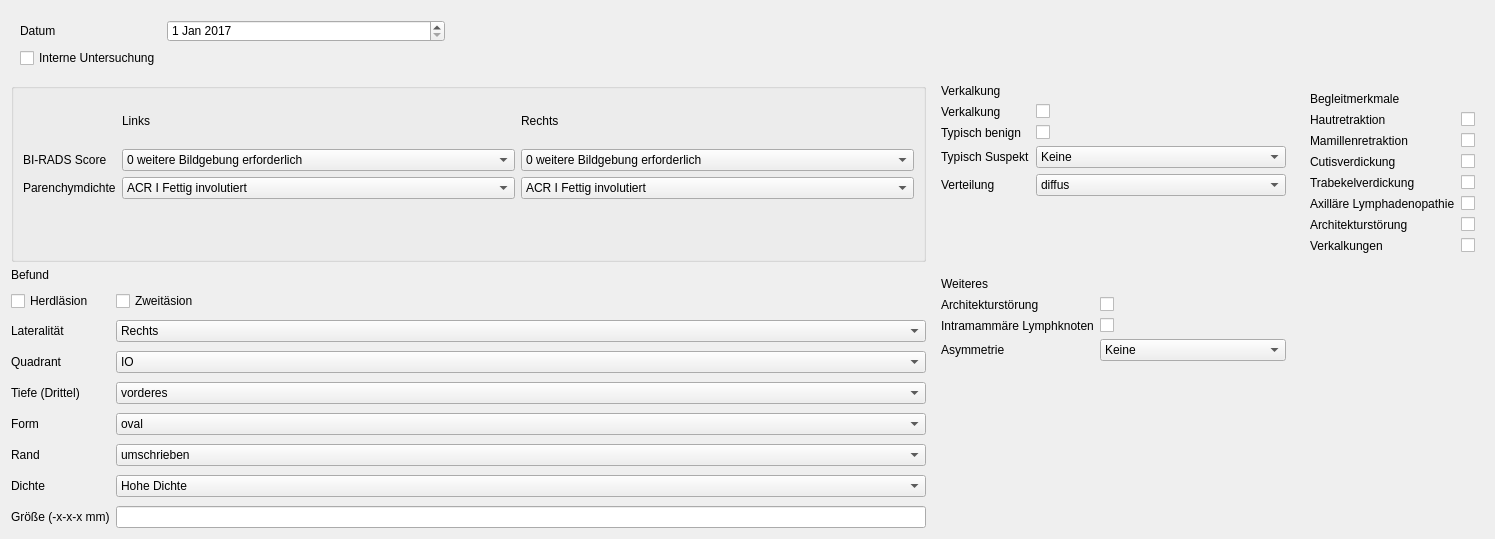
      <widget class="QWidget" name="Mammografie">
       <property name="sizePolicy">
        <sizepolicy hsizetype="Preferred" vsizetype="Preferred">
         <horstretch>0</horstretch>
         <verstretch>0</verstretch>
        </sizepolicy>
       </property>
       <property name="maximumSize">
        <size>
         <width>16777215</width>
         <height>16777215</height>
        </size>
       </property>
       <property name="autoFillBackground">
        <bool>false</bool>
       </property>
       <property name="styleSheet">
        <string notr="true">alternate-background-color: qlineargradient(spread:pad, x1:0, y1:0, x2:1, y2:0, stop:0 rgba(0, 0, 0, 255), stop:1 rgba(255, 255, 255, 255));</string>
       </property>
       <attribute name="title">
        <string>Mammografie</string>
       </attribute>
       <layout class="QGridLayout" name="gridLayout_3">
        <item row="2" column="0">
         <layout class="QGridLayout" name="gridLayout_4">
          <item row="6" column="0">
           <layout class="QFormLayout" name="formLayout_3">
            <property name="fieldGrowthPolicy">
             <enum>QFormLayout::AllNonFixedFieldsGrow</enum>
            </property>
            <property name="verticalSpacing">
             <number>9</number>
            </property>
            <item row="0" column="0">
             <widget class="QLabel" name="label_7">
              <property name="text">
               <string>Befund</string>
              </property>
             </widget>
            </item>
            <item row="1" column="0">
             <widget class="QCheckBox" name="herdMam">
              <property name="text">
               <string>Herdläsion</string>
              </property>
             </widget>
            </item>
            <item row="1" column="1">
             <widget class="QCheckBox" name="zweitMam">
              <property name="text">
               <string>Zweitäsion</string>
              </property>
             </widget>
            </item>
            <item row="2" column="0">
             <widget class="QLabel" name="label_8">
              <property name="text">
               <string>Lateralität</string>
              </property>
             </widget>
            </item>
            <item row="2" column="1">
             <widget class="QComboBox" name="laterMam">
              <item>
               <property name="text">
                <string>Rechts</string>
               </property>
              </item>
              <item>
               <property name="text">
                <string>Links</string>
               </property>
              </item>
             </widget>
            </item>
            <item row="3" column="0">
             <widget class="QLabel" name="label_9">
              <property name="text">
               <string>Quadrant</string>
              </property>
             </widget>
            </item>
            <item row="3" column="1">
             <widget class="QComboBox" name="quadMam">
              <item>
               <property name="text">
                <string>IO</string>
               </property>
              </item>
              <item>
               <property name="text">
                <string>IU</string>
               </property>
              </item>
              <item>
               <property name="text">
                <string>AO</string>
               </property>
              </item>
              <item>
               <property name="text">
                <string>AU</string>
               </property>
              </item>
             </widget>
            </item>
            <item row="4" column="0">
             <widget class="QLabel" name="tiefeDrittelLabel">
              <property name="text">
               <string>Tiefe (Drittel)</string>
              </property>
             </widget>
            </item>
            <item row="4" column="1">
             <widget class="QComboBox" name="depthMam">
              <item>
               <property name="text">
                <string>vorderes</string>
               </property>
              </item>
              <item>
               <property name="text">
                <string>mittleres</string>
               </property>
              </item>
              <item>
               <property name="text">
                <string>hinteres</string>
               </property>
              </item>
             </widget>
            </item>
            <item row="5" column="0">
             <widget class="QLabel" name="label_10">
              <property name="text">
               <string>Form</string>
              </property>
             </widget>
            </item>
            <item row="5" column="1">
             <widget class="QComboBox" name="formMam">
              <item>
               <property name="text">
                <string>oval</string>
               </property>
              </item>
              <item>
               <property name="text">
                <string>rund</string>
               </property>
              </item>
              <item>
               <property name="text">
                <string>irregulär</string>
               </property>
              </item>
             </widget>
            </item>
            <item row="6" column="0">
             <widget class="QLabel" name="randLabel">
              <property name="text">
               <string>Rand</string>
              </property>
             </widget>
            </item>
            <item row="6" column="1">
             <widget class="QComboBox" name="randMam">
              <item>
               <property name="text">
                <string>umschrieben</string>
               </property>
              </item>
              <item>
               <property name="text">
                <string>parenchymüberlagert</string>
               </property>
              </item>
              <item>
               <property name="text">
                <string>multilobuliert</string>
               </property>
              </item>
              <item>
               <property name="text">
                <string>unscharf</string>
               </property>
              </item>
              <item>
               <property name="text">
                <string>spikuliert</string>
               </property>
              </item>
             </widget>
            </item>
            <item row="7" column="0">
             <widget class="QLabel" name="dichteLabel">
              <property name="text">
               <string>Dichte</string>
              </property>
             </widget>
            </item>
            <item row="7" column="1">
             <widget class="QComboBox" name="dichteMam">
              <item>
               <property name="text">
                <string>Hohe Dichte</string>
               </property>
              </item>
              <item>
               <property name="text">
                <string>Gleiche Dichte</string>
               </property>
              </item>
              <item>
               <property name="text">
                <string>Niedrige Dichte</string>
               </property>
              </item>
              <item>
               <property name="text">
                <string>Enthält Fett</string>
               </property>
              </item>
             </widget>
            </item>
            <item row="8" column="0">
             <widget class="QLabel" name="grELabel">
              <property name="text">
               <string>Größe (-x-x-x mm)</string>
              </property>
             </widget>
            </item>
            <item row="8" column="1">
             <widget class="QLineEdit" name="sizeMam"/>
            </item>
           </layout>
          </item>
         </layout>
        </item>
        <item row="1" column="2">
         <widget class="QFrame" name="formFrame">
          <property name="autoFillBackground">
           <bool>true</bool>
          </property>
          <layout class="QFormLayout" name="formLayout_4">
           <item row="0" column="0">
            <widget class="QLabel" name="label_11">
             <property name="text">
              <string>Begleitmerkmale</string>
             </property>
            </widget>
           </item>
           <item row="1" column="0">
            <widget class="QLabel" name="hautretraktionLabel">
             <property name="text">
              <string>Hautretraktion</string>
             </property>
            </widget>
           </item>
           <item row="1" column="1">
            <widget class="QCheckBox" name="hautretraktionMam"/>
           </item>
           <item row="2" column="0">
            <widget class="QLabel" name="mamillenMam">
             <property name="text">
              <string>Mamillenretraktion</string>
             </property>
            </widget>
           </item>
           <item row="2" column="1">
            <widget class="QCheckBox" name="mamillenretraktionMam"/>
           </item>
           <item row="3" column="0">
            <widget class="QLabel" name="cutisverdickungMam">
             <property name="text">
              <string>Cutisverdickung</string>
             </property>
            </widget>
           </item>
           <item row="3" column="1">
            <widget class="QCheckBox" name="cutisMam"/>
           </item>
           <item row="4" column="0">
            <widget class="QLabel" name="trabekelMam">
             <property name="text">
              <string>Trabekelverdickung</string>
             </property>
            </widget>
           </item>
           <item row="4" column="1">
            <widget class="QCheckBox" name="trabelMam"/>
           </item>
           <item row="5" column="0">
            <widget class="QLabel" name="axilMam">
             <property name="text">
              <string>Axilläre Lymphadenopathie</string>
             </property>
            </widget>
           </item>
           <item row="5" column="1">
            <widget class="QCheckBox" name="axillMam"/>
           </item>
           <item row="6" column="0">
            <widget class="QLabel" name="architektBMam">
             <property name="text">
              <string>Architekturstörung</string>
             </property>
            </widget>
           </item>
           <item row="6" column="1">
            <widget class="QCheckBox" name="archBMam"/>
           </item>
           <item row="7" column="0">
            <widget class="QLabel" name="kalkBMamLabel">
             <property name="text">
              <string>Verkalkungen</string>
             </property>
            </widget>
           </item>
           <item row="7" column="1">
            <widget class="QCheckBox" name="kalkBMam"/>
           </item>
          </layout>
         </widget>
        </item>
        <item row="2" column="1">
         <widget class="QFrame" name="formFrame_3">
          <property name="autoFillBackground">
           <bool>true</bool>
          </property>
          <layout class="QFormLayout" name="formLayout_6">
           <item row="1" column="0">
            <widget class="QLabel" name="architekturstRungLabel_2">
             <property name="text">
              <string>Architekturstörung</string>
             </property>
            </widget>
           </item>
           <item row="1" column="1">
            <widget class="QCheckBox" name="archMam"/>
           </item>
           <item row="2" column="0">
            <widget class="QLabel" name="intramammReLymphknotenLabel">
             <property name="text">
              <string>Intramammäre Lymphknoten</string>
             </property>
            </widget>
           </item>
           <item row="2" column="1">
            <widget class="QCheckBox" name="intraMam"/>
           </item>
           <item row="3" column="0">
            <widget class="QLabel" name="asymmetrieLabel">
             <property name="text">
              <string>Asymmetrie</string>
             </property>
            </widget>
           </item>
           <item row="3" column="1">
            <widget class="QComboBox" name="asymmMam">
             <item>
              <property name="text">
               <string>Keine</string>
              </property>
             </item>
             <item>
              <property name="text">
               <string>Asymetrie</string>
              </property>
             </item>
             <item>
              <property name="text">
               <string>Fokale Asymetrie</string>
              </property>
             </item>
             <item>
              <property name="text">
               <string>Sich entwickelnde Asymetrie</string>
              </property>
             </item>
            </widget>
           </item>
           <item row="0" column="0">
            <widget class="QLabel" name="label">
             <property name="text">
              <string>Weiteres</string>
             </property>
            </widget>
           </item>
          </layout>
         </widget>
        </item>
        <item row="0" column="0">
         <widget class="QFrame" name="formFrame_2">
          <property name="minimumSize">
           <size>
            <width>443</width>
            <height>0</height>
           </size>
          </property>
          <property name="maximumSize">
           <size>
            <width>443</width>
            <height>96</height>
           </size>
          </property>
          <property name="autoFillBackground">
           <bool>true</bool>
          </property>
          <layout class="QFormLayout" name="formLayout_2">
           <item row="1" column="0">
            <widget class="QLabel" name="datumLabel">
             <property name="text">
              <string>Datum</string>
             </property>
            </widget>
           </item>
           <item row="1" column="1">
            <widget class="QDateEdit" name="dateMam">
             <property name="dateTime">
              <datetime>
               <hour>0</hour>
               <minute>0</minute>
               <second>0</second>
               <year>2017</year>
               <month>1</month>
               <day>1</day>
              </datetime>
             </property>
            </widget>
           </item>
           <item row="2" column="0">
            <widget class="QCheckBox" name="internMam">
             <property name="text">
              <string>Interne Untersuchung</string>
             </property>
             <property name="checkable">
              <bool>true</bool>
             </property>
            </widget>
           </item>
          </layout>
         </widget>
        </item>
        <item row="1" column="0">
         <widget class="QGroupBox" name="groupBox">
          <property name="maximumSize">
           <size>
            <width>16777215</width>
            <height>300</height>
           </size>
          </property>
          <property name="autoFillBackground">
           <bool>false</bool>
          </property>
          <property name="styleSheet">
           <string notr="true"/>
          </property>
          <layout class="QGridLayout" name="gridLayout_5">
           <item row="0" column="1">
            <widget class="QLabel" name="label_3">
             <property name="maximumSize">
              <size>
               <width>150</width>
               <height>50</height>
              </size>
             </property>
             <property name="text">
              <string>Links</string>
             </property>
            </widget>
           </item>
           <item row="2" column="2">
            <widget class="QComboBox" name="parenRightMam">
             <item>
              <property name="text">
               <string>ACR I Fettig involutiert</string>
              </property>
             </item>
             <item>
              <property name="text">
               <string>ACR II Eingestreute Bereiche fibroglandulären Gewebes</string>
              </property>
             </item>
             <item>
              <property name="text">
               <string>ACR III Uneinheitliche Dichte, kleinere Herde können verdeckt sein</string>
              </property>
             </item>
             <item>
              <property name="text">
               <string>ACR IV Extrem dicht</string>
              </property>
             </item>
            </widget>
           </item>
           <item row="1" column="2">
            <widget class="QComboBox" name="biradRightMam">
             <item>
              <property name="text">
               <string>0 weitere Bildgebung erforderlich</string>
              </property>
             </item>
             <item>
              <property name="text">
               <string>I negative</string>
              </property>
             </item>
             <item>
              <property name="text">
               <string>II benign</string>
              </property>
             </item>
             <item>
              <property name="text">
               <string>III wahrscheinlich benigne</string>
              </property>
             </item>
             <item>
              <property name="text">
               <string>IV benign</string>
              </property>
             </item>
             <item>
              <property name="text">
               <string>V spricht stark für Malignität</string>
              </property>
             </item>
             <item>
              <property name="text">
               <string>VI Bioptisch gesichertes Karzinom</string>
              </property>
             </item>
            </widget>
           </item>
           <item row="3" column="2">
            <widget class="QLabel" name="label_4">
             <property name="text">
              <string/>
             </property>
            </widget>
           </item>
           <item row="0" column="2">
            <widget class="QLabel" name="label_2">
             <property name="maximumSize">
              <size>
               <width>150</width>
               <height>75</height>
              </size>
             </property>
             <property name="text">
              <string>Rechts</string>
             </property>
            </widget>
           </item>
           <item row="1" column="1">
            <widget class="QComboBox" name="biradLeftMam">
             <item>
              <property name="text">
               <string>0 weitere Bildgebung erforderlich</string>
              </property>
             </item>
             <item>
              <property name="text">
               <string>I negative</string>
              </property>
             </item>
             <item>
              <property name="text">
               <string>II benigne</string>
              </property>
             </item>
             <item>
              <property name="text">
               <string>III wahrscheinlich benigne</string>
              </property>
             </item>
             <item>
              <property name="text">
               <string>IV suspect</string>
              </property>
             </item>
             <item>
              <property name="text">
               <string>V spricht stark für Malignität</string>
              </property>
             </item>
             <item>
              <property name="text">
               <string>VI Bioptisch gesichertes Karzinom</string>
              </property>
             </item>
            </widget>
           </item>
           <item row="2" column="0">
            <widget class="QLabel" name="label_6">
             <property name="text">
              <string>Parenchymdichte</string>
             </property>
            </widget>
           </item>
           <item row="2" column="1">
            <widget class="QComboBox" name="parenLeftMam">
             <item>
              <property name="text">
               <string>ACR I Fettig involutiert</string>
              </property>
             </item>
             <item>
              <property name="text">
               <string>ACR II Eingestreute Bereiche fibroglandulären Gewebes</string>
              </property>
             </item>
             <item>
              <property name="text">
               <string>ACR III Uneinheitliche Dichte, kleinere Herde können verdeckt sein</string>
              </property>
             </item>
             <item>
              <property name="text">
               <string>ACR IV Extrem dicht</string>
              </property>
             </item>
            </widget>
           </item>
           <item row="1" column="0">
            <widget class="QLabel" name="label_5">
             <property name="text">
              <string>BI-RADS Score</string>
             </property>
            </widget>
           </item>
          </layout>
         </widget>
        </item>
        <item row="1" column="1">
         <widget class="QFrame" name="formFrame_2">
          <property name="autoFillBackground">
           <bool>true</bool>
          </property>
          <layout class="QFormLayout" name="formLayout_5">
           <property name="topMargin">
            <number>1</number>
           </property>
           <item row="0" column="0">
            <widget class="QLabel" name="label_12">
             <property name="text">
              <string>Verkalkung</string>
             </property>
             <property name="textFormat">
              <enum>Qt::AutoText</enum>
             </property>
            </widget>
           </item>
           <item row="1" column="0">
            <widget class="QLabel" name="verkalkungLabel">
             <property name="text">
              <string>Verkalkung</string>
             </property>
            </widget>
           </item>
           <item row="1" column="1">
            <widget class="QCheckBox" name="kalkMam"/>
           </item>
           <item row="2" column="0">
            <widget class="QLabel" name="typischBenignLabel">
             <property name="text">
              <string>Typisch benign</string>
             </property>
            </widget>
           </item>
           <item row="3" column="0">
            <widget class="QLabel" name="typischSuspektLabel">
             <property name="text">
              <string>Typisch Suspekt</string>
             </property>
            </widget>
           </item>
           <item row="3" column="1">
            <widget class="QComboBox" name="typischSusMam">
             <item>
              <property name="text">
               <string>Keine</string>
              </property>
             </item>
             <item>
              <property name="text">
               <string>Amorph</string>
              </property>
             </item>
             <item>
              <property name="text">
               <string>Grob heterogen</string>
              </property>
             </item>
             <item>
              <property name="text">
               <string>Fein pleomorph</string>
              </property>
             </item>
             <item>
              <property name="text">
               <string>Fein pleomorph verzweigen</string>
              </property>
             </item>
            </widget>
           </item>
           <item row="4" column="0">
            <widget class="QLabel" name="verteilungLabel">
             <property name="text">
              <string>Verteilung</string>
             </property>
            </widget>
           </item>
           <item row="4" column="1">
            <widget class="QComboBox" name="verteilungMam">
             <item>
              <property name="text">
               <string>diffus</string>
              </property>
             </item>
             <item>
              <property name="text">
               <string>regional</string>
              </property>
             </item>
             <item>
              <property name="text">
               <string>gruppiert</string>
              </property>
             </item>
             <item>
              <property name="text">
               <string>linear</string>
              </property>
             </item>
             <item>
              <property name="text">
               <string>segmental</string>
              </property>
             </item>
            </widget>
           </item>
           <item row="2" column="1">
            <widget class="QCheckBox" name="typischMam"/>
           </item>
          </layout>
         </widget>
        </item>
       </layout>
      </widget>
